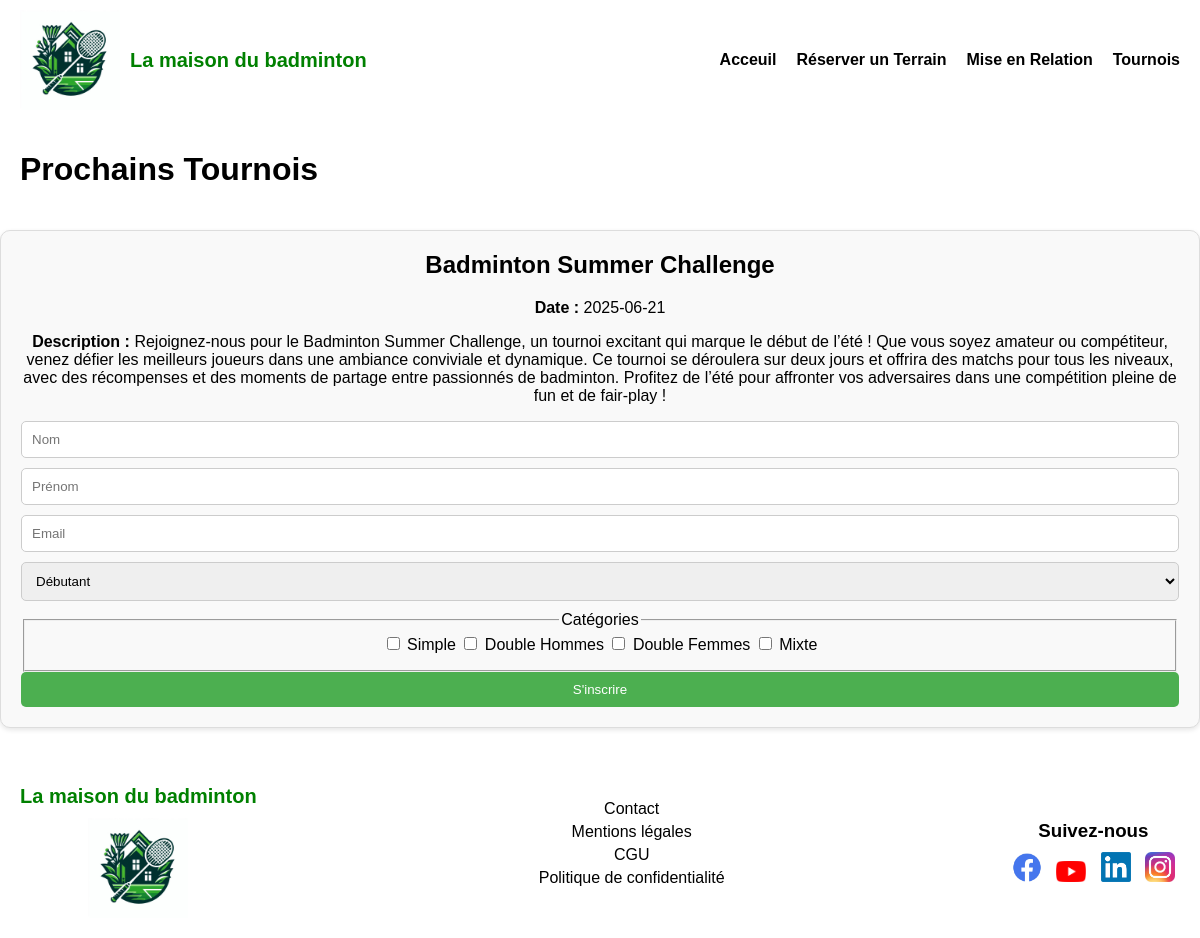
Page /tournois.php on the committed database.
### tables this page shows
CREATE TABLE IF NOT EXISTS `tournois` (
  `id` int NOT NULL AUTO_INCREMENT,
  `nom_tournoi` varchar(100) NOT NULL,
  `date_tournoi` date NOT NULL,
  `inscrits` text,
  `description` text,
  `image` varchar(255) DEFAULT NULL,
  PRIMARY KEY (`id`)
);

### tournois.php (the view, shortened to what this page needs)
<?php
require "config.php";
$stmt = $pdo->query("SELECT * FROM tournois WHERE date_tournoi >= CURDATE() ORDER BY date_tournoi ASC");
$tournois = $stmt->fetchAll(PDO::FETCH_ASSOC);
?>
<!DOCTYPE html>
<html lang="fr">
<head>
<head>
    <link rel="stylesheet" href="styles.css">
</head>
<body>
<header>
    <div class="logo">
        <img src="images/logo.png" alt="Logo de la maison du badminton">
        <h1>La maison du badminton</h1>
    </div>
    <nav>
        <ul>
            <li><a href="index.php">Acceuil</a></li>
            <li><a href="reservation.php">Réserver un Terrain</a></li>
            <li><a href="mise-en-relation.php">Mise en Relation</a></li>
            <li><a href="tournois.php">Tournois</a></li>
        </ul>
    </nav>
</header>
<body>
    <header>
        <h1>Prochains Tournois</h1>
    </header>
    <main>
        <?php if (!empty($tournois)) : ?>
            <?php foreach ($tournois as $tournoi) : ?>
                <section class="tournoi">
                    <h2><?= htmlspecialchars($tournoi['nom_tournoi']) ?></h2>
                    <p><strong>Date :</strong> <?= htmlspecialchars($tournoi['date_tournoi']) ?></p>
                    <?php if (!empty($tournoi['description'])) : ?>
                        <p><strong>Description :</strong> <?= nl2br(htmlspecialchars($tournoi['description'])) ?></p>
                    <?php endif; ?>
                    <form method="POST">
                        <input type="text" name="nom" placeholder="Nom" required>
                        <input type="text" name="prenom" placeholder="Prénom" required>
                        <input type="email" name="email" placeholder="Email" required>
                        <select name="niveau" required>
                            <option value="débutant">Débutant</option>
                        </select>
                        <fieldset>
                            <legend>Catégories</legend>
                            <label><input type="checkbox" name="categories[]" value="Simple"> Simple</label>
                            <label><input type="checkbox" name="categories[]" value="Double Hommes"> Double Hommes</label>
                            <label><input type="checkbox" name="categories[]" value="Double Femmes"> Double Femmes</label>
                            <label><input type="checkbox" name="categories[]" value="Mixte"> Mixte</label>
                        </fieldset>
                        <button type="submit">S'inscrire</button>
                    </form>
                </section>
            <?php endforeach; ?>
        <?php else : ?>
            <p>Aucun tournoi à venir.</p>
        <?php endif; ?>
    </main>
</body>
<footer>
    <div class="footer-left">
        <h2>La maison du badminton</h2>
        <img src="images/logo.png" alt="Logo de la maison du badminton">
    </div>
    <div class="footer-center">
        <ul>
            <li><a href="#">Contact</a></li>
            <li><a href="#">Mentions légales</a></li>
            <li><a href="#">CGU</a></li>
            <li><a href="#">Politique de confidentialité</a></li>
        </ul>
    </div>
    <div class="footer-right">
        <h3>Suivez-nous</h3>
        <div class="social-icons">
            <a href="#"><img src="images/facebook.png" alt="Facebook"></a>
            <a href="#"><img src="images/youtube.png" alt="YouTube"></a>
            <a href="#"><img src="images/linkedin.png" alt="LinkedIn"></a>
            <a href="#"><img src="images/instagram.jfif" alt="Instagram"></a>
        </div>
    </div>
</footer>
</html>

### styles.css (style rules this page uses)
body { font-family: Arial, sans-serif; margin: 0; padding: 0; text-align: center; }
header { display: flex; justify-content: space-between; align-items: center; background-color: white; padding: 10px 20px; width: 100%; box-sizing: border-box; }
.logo { display: flex; align-items: center; }
.logo img { width: 100px; height: auto; margin-right: 10px; }
.logo h1 { color: green; font-size: 20px; margin: 0; }
nav { flex-shrink: 0; }
nav ul { list-style: none; display: flex; gap: 20px; margin: 0; padding: 0; }
nav a { text-decoration: none; color: black; font-weight: bold; }
section { background: white; padding: 15px; margin: 10px 0; border-radius: 5px; box-shadow: 0 2px 5px rgba(0,0,0,0.1); }
form { display: flex; flex-direction: column; }
form label { margin: 10px 0 5px; }
form input, form select { padding: 10px; margin-bottom: 10px; border: 1px solid #ccc; border-radius: 5px; }
button { background: #4CAF50; color: white; border: none; padding: 10px; cursor: pointer; border-radius: 5px; }
footer { background-color: white; padding: 20px; display: flex; justify-content: space-between; align-items: center; flex-wrap: wrap; }
.footer-left { display: flex; flex-direction: column; align-items: center; }
.footer-left h2 { color: green; font-size: 20px; margin-bottom: 10px; }
.footer-left img { width: 100px; }
.footer-center ul { list-style: none; padding: 0; }
.footer-center ul li { margin: 5px 0; }
.footer-center ul li a { text-decoration: none; color: black; }
.footer-right h3 { margin-bottom: 10px; }
.social-icons a img { width: 30px; margin: 0 5px; }

### tournois.php (style rules this page uses)
.tournoi { border: 1px solid #ddd; padding: 20px; margin-bottom: 20px; border-radius: 10px; background: #f9f9f9; }
.tournoi h2 { margin-top: 0; }

### rows in the picture
tournois: nom_tournoi "Badminton Summer Challenge", date_tournoi "2025-06-21", description "Rejoignez-nous pour le Badminton Summer Challenge, un tournoi excitant qui marque le début de l’été ! Que vous soyez amateur ou compétiteur, venez défier les meilleurs joueurs dans une ambiance conviviale et dynamique. Ce tournoi se déroulera sur deux jours et offrira des matchs pour tous les niveaux, avec des récompenses et des moments de partage entre passionnés de badminton. Profitez de l’été pour affronter vos adversaires dans une compétition pleine de fun et de fair-play !"
